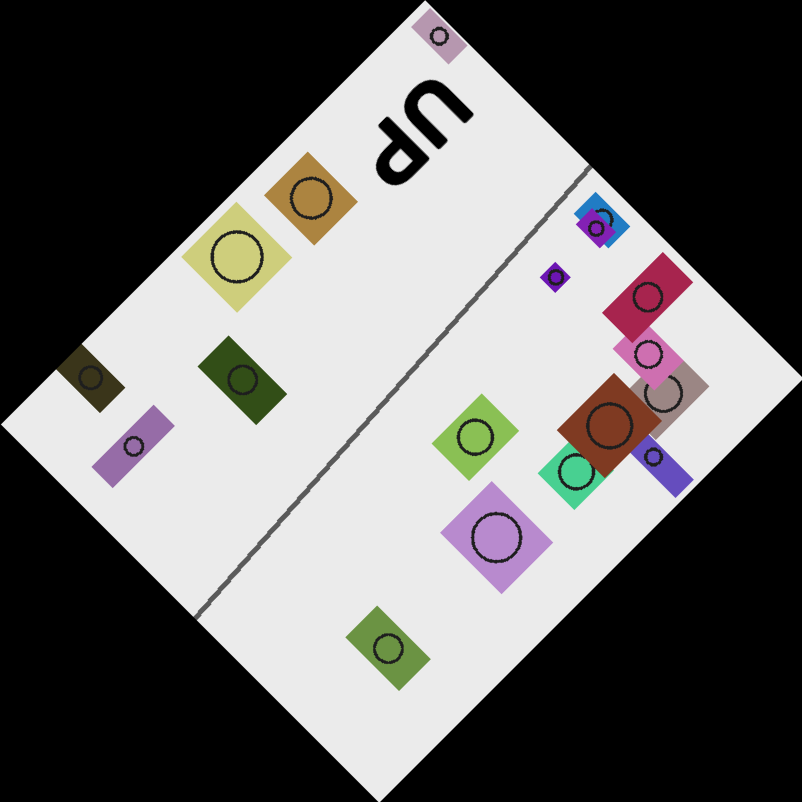
#> input picture acceptance/fixtures/rotate/synthetic_135.png, 802 x 802 px
$ python -i main.py   (imports and definitions only)
#> lines starting #> are read from the running program, lines starting #| are printed output that depends on the picture
#!/usr/bin/env python3
"""dsh-image-read 的 Python 桥：确定性几何读取。

契约（参数 / 返回 / 错误码）：见 INTERFACE.md §3。可调值：见 img.config.json。
"""
from __future__ import annotations

import json
import math
import os
import subprocess
import sys
import time
import uuid
from pathlib import Path


def err(code: str, message: str, **extra) -> dict:
    return {"ok": False, "error": {"code": code, "message": message, **extra}}


# [253 lines left out: functions sanitize, chart_read, _load_rgba, _slider_profile, captcha_slide, _load_gray and 1 more, not called in this run]


def _upright_projection(gray, step: int = 1):
    import cv2
    import numpy as np

    height, width = gray.shape
    factor = min(1.0, 512.0 / max(height, width))
    small = gray
    if factor < 1.0:
        small = cv2.resize(gray, None, fx=factor, fy=factor, interpolation=cv2.INTER_AREA)
    edges = cv2.Canny(small, 50, 150)
    best_score, best_theta = -1.0, 0
    scores = []
    for theta in range(0, 180, step):
        matrix = cv2.getRotationMatrix2D((small.shape[1] / 2.0, small.shape[0] / 2.0), theta, 1.0)
        rotated = cv2.warpAffine(
            edges, matrix, (small.shape[1], small.shape[0]), flags=cv2.INTER_NEAREST, borderValue=0
        )
        score = float(rotated.sum(axis=1).var() + rotated.sum(axis=0).var())
        scores.append(score)
        if score > best_score:
            best_score, best_theta = score, theta
    mean = float(np.mean(scores)) if scores else 0.0
    std = float(np.std(scores)) or 1.0
    return best_theta, (best_score - mean) / std


# [300 lines left out: functions captcha_rotate, captcha_curve, _to_gray, _rotate_image, img_ops, not called in this run]


OPS = {
    "chart_read": chart_read,
    "captcha_slide": captcha_slide,
    "captcha_rotate": captcha_rotate,
    "captcha_curve": captcha_curve,
    "img_ops": img_ops,
}


# [26 lines left out: function main, not called in this run]


# [2 lines not run here, left out]

>>> import cv2
>>> picture = cv2.imread('../acceptance/fixtures/rotate/synthetic_135.png', cv2.IMREAD_GRAYSCALE)
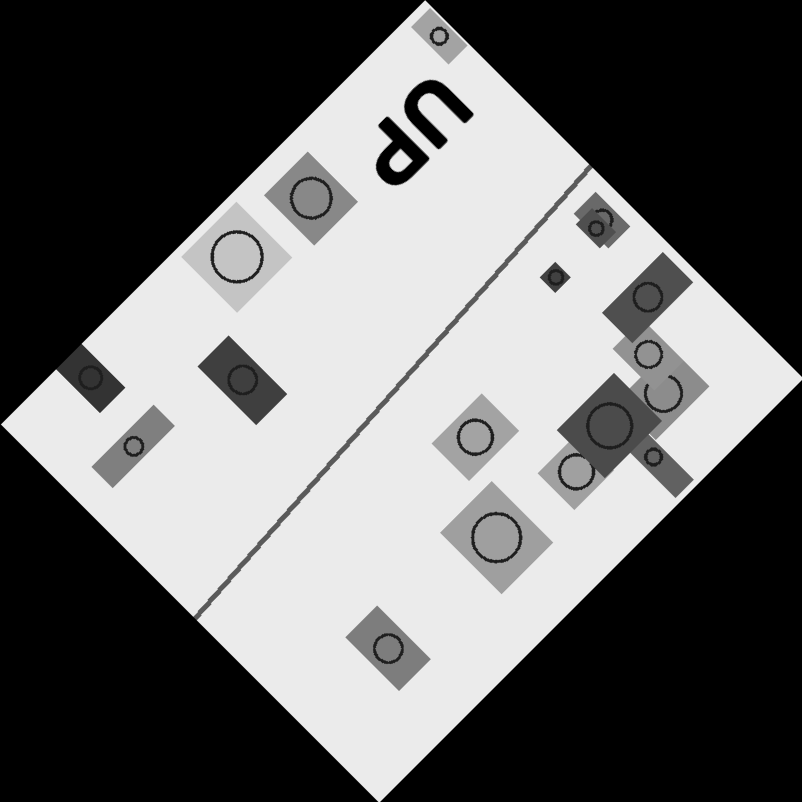
#> picture: shape (802, 802); min 0, max 235, mean 105.5
>>> result = _upright_projection(picture)
#> in _upright_projection, `edges = cv2.Canny(small, 50, 150)`:
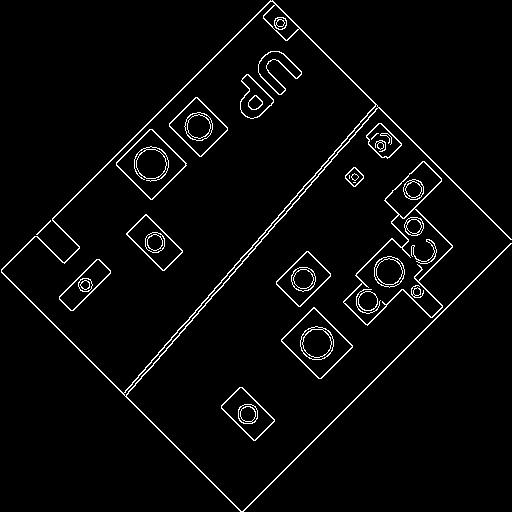
#> edges: shape (512, 512); 3.2% white in thin lines or dots
#> the loop in _upright_projection, `for theta in range(0, 180, step):` made 180 passes
#> (score, best_score) on passes 1, 2, 3, 4, 21, 22, 23, 25, 26, 27, 29, 31: (12770520.7, 12770520.7), (12926060.3, 12926060.3), (13053062.3, 13053062.3), (13053991, 13053991), (13159099, 13159099), (13546250.6, 13546250.6), (13634929.7, 13634929.7), (13804888.1, 13804888.1), (13931077.9, 13931077.9), (13991812.6, 13991812.6), (14425242.5, 14425242.5), (14943212, 14943212)
#> score on passes 5 to 10: 12942697.6, 12943306.8, 12858153.5, 12648249.5, 12501797.9, 12599068
#> pass 2, in _upright_projection, `rotated = cv2.warpAffine( edges, matrix, (small.shape[1], small.shape[..`:
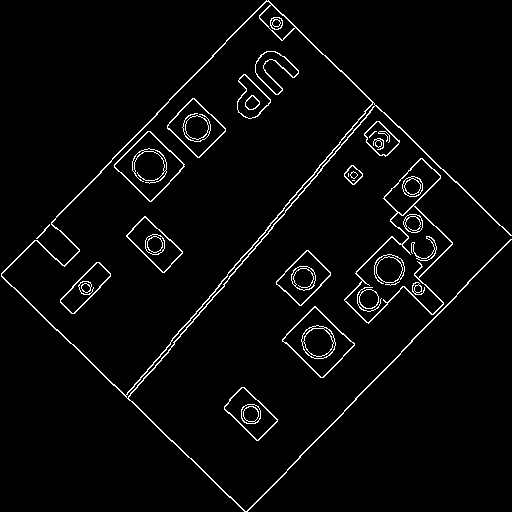
#> rotated: shape (512, 512); 3.2% white in thin lines or dots
#> pass 3, in _upright_projection, `rotated = cv2.warpAffine( edges, matrix, (small.shape[1], small.shape[..`:
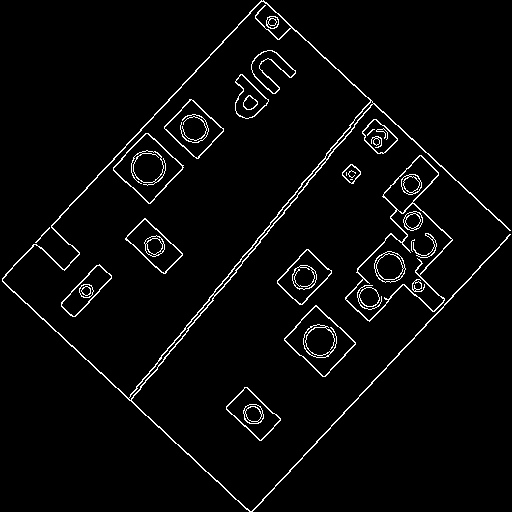
#> rotated: shape (512, 512); 3.2% white in thin lines or dots
#> after the loop in _upright_projection, `for theta in range(0, 180, step):`: best_score = 102154175.3; best_theta = 45; scores = 180 values, max 102154175.3 at index 45, min 12151558.3 at index 14, mean 18007827.2
#> in _upright_projection, `mean = float(np.mean(scores)) if scores else 0.0`: mean = 18007827.2
#> in _upright_projection, `std = float(np.std(scores)) or 1.0`: std = 11988489.2
#> result = (45, 7.02)

$ run again, on acceptance/fixtures/rotate/synthetic_225.png
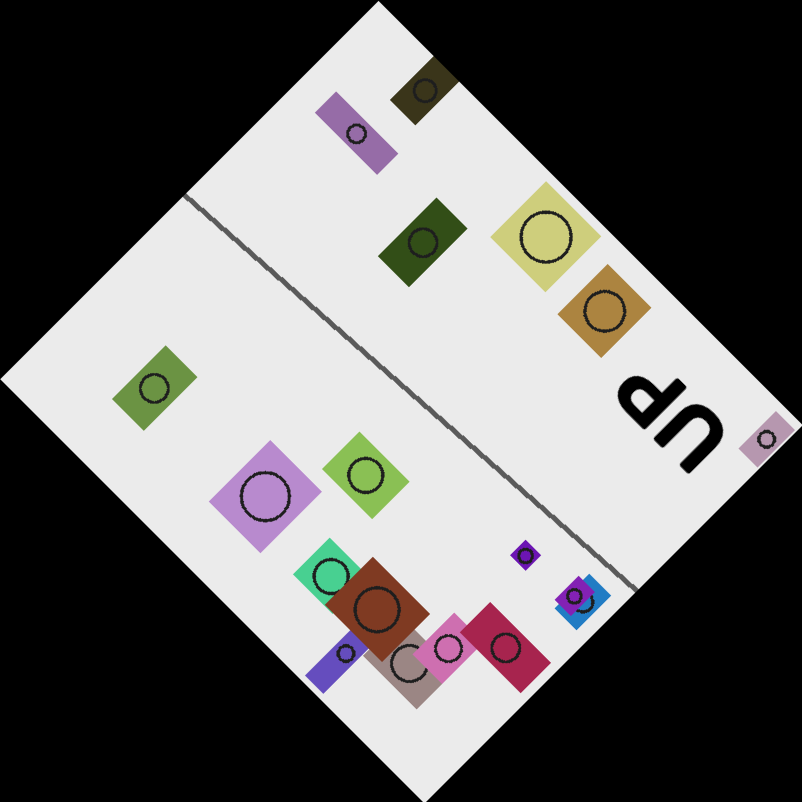
#> input picture acceptance/fixtures/rotate/synthetic_225.png, 802 x 802 px
#> in _upright_projection, `edges = cv2.Canny(small, 50, 150)`:
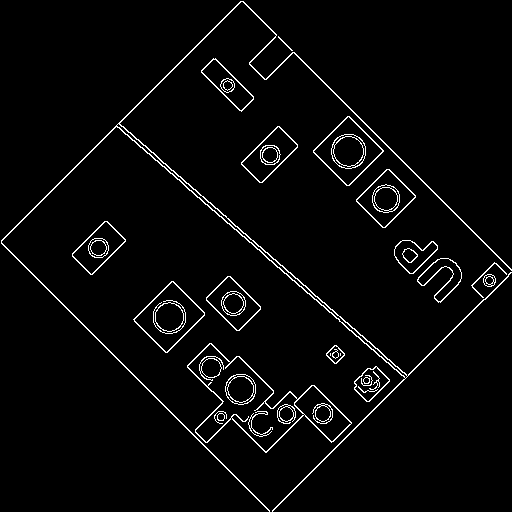
#> edges: shape (512, 512); 3.2% white in thin lines or dots
#> the loop in _upright_projection, `for theta in range(0, 180, step):` made 180 passes
#> (score, best_score) on passes 1, 2, 3, 4, 22, 23, 24, 25: (12862051.4, 12862051.4), (12962722.2, 12962722.2), (13126126.1, 13126126.1), (13151996.3, 13151996.3), (13363709.1, 13363709.1), (13489732.7, 13489732.7), (13621395.5, 13621395.5), (13834461.2, 13834461.2)
#> pass 3, in _upright_projection, `rotated = cv2.warpAffine( edges, matrix, (small.shape[1], small.shape[..`:
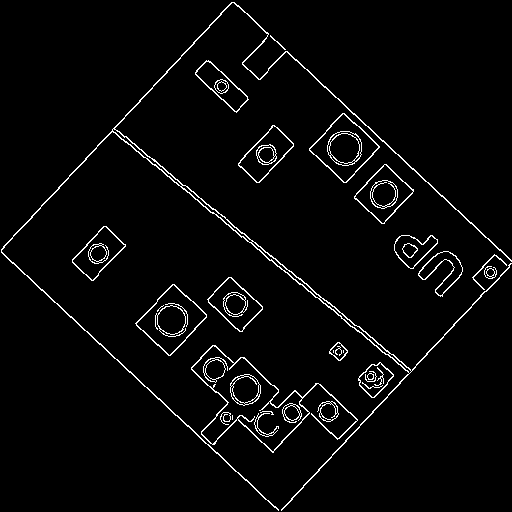
#> rotated: shape (512, 512); 3.2% white in thin lines or dots
#> after the loop in _upright_projection, `for theta in range(0, 180, step):`: best_score = 102520895.9; best_theta = 45; scores = 180 values, max 102520895.9 at index 45, min 12127853.1 at index 104, mean 18063002
#> mean = 18063002
#> std = 11983181.2
#> result = (45, 7.05)

$ run again, on acceptance/fixtures/rotate/synthetic_270.png
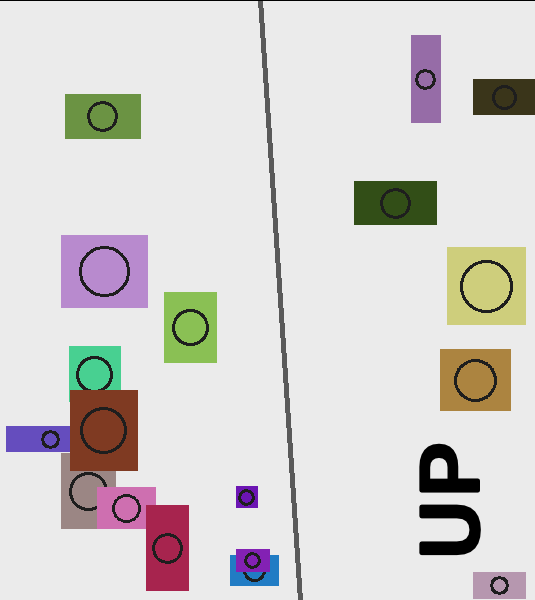
#> input picture acceptance/fixtures/rotate/synthetic_270.png, 535 x 600 px
#> in _upright_projection, `edges = cv2.Canny(small, 50, 150)`:
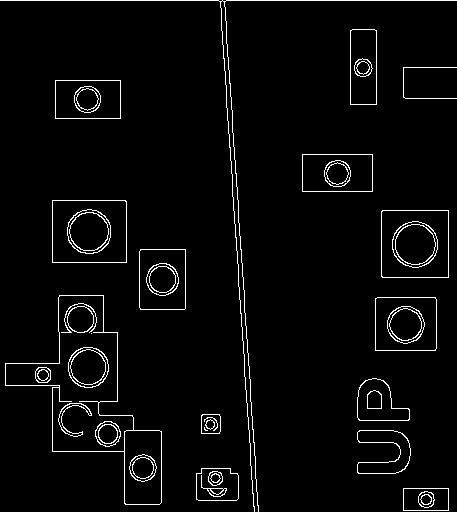
#> edges: shape (512, 457); 3.4% white in thin lines or dots
#> the loop in _upright_projection, `for theta in range(0, 180, step):` made 180 passes
#> (score, best_score, best_theta) on pass 1: (58177514.3, 58177514.3, 0)
#> pass 3, in _upright_projection, `rotated = cv2.warpAffine( edges, matrix, (small.shape[1], small.shape[..`:
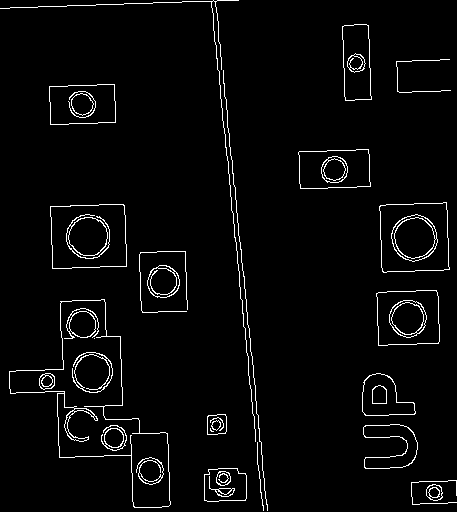
#> rotated: shape (512, 457); 3.3% white in thin lines or dots
#> after the loop in _upright_projection, `for theta in range(0, 180, step):`: best_score = 58177514.3; best_theta = 0; scores = 180 values, max 58177514.3 at index 0, min 6318627.6 at index 149, mean 10178415.2
#> mean = 10178415.2
#> std = 6686913.3
#> result = (0, 7.18)

$ run again, on acceptance/fixtures/rotate/synthetic_315.png
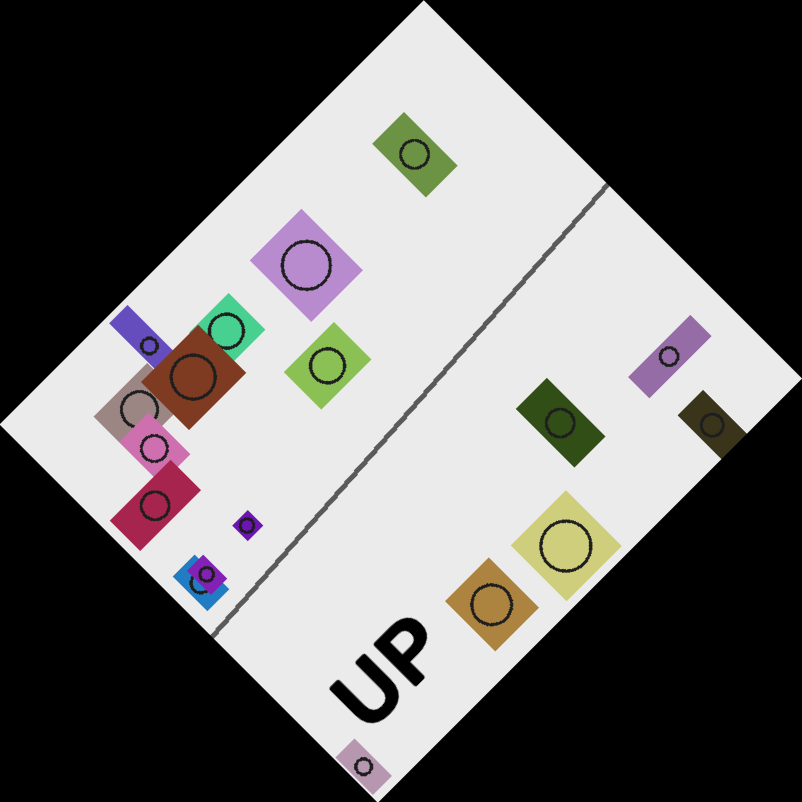
#> input picture acceptance/fixtures/rotate/synthetic_315.png, 802 x 802 px
#> in _upright_projection, `edges = cv2.Canny(small, 50, 150)`:
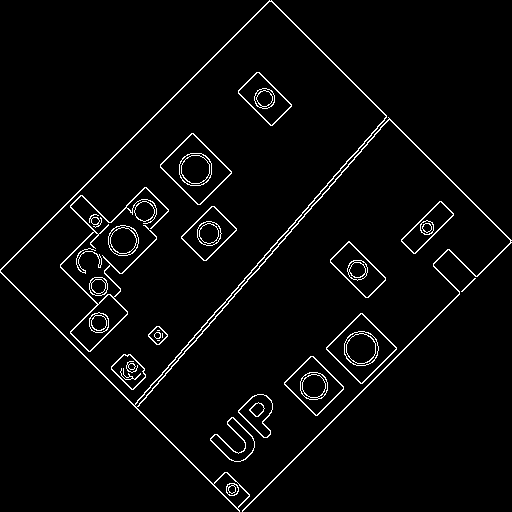
#> edges: shape (512, 512); 3.3% white in thin lines or dots
#> the loop in _upright_projection, `for theta in range(0, 180, step):` made 180 passes
#> (score, best_score) on passes 1, 2, 3, 4, 22, 23, 25, 26: (13062035.3, 13062035.3), (13180572.3, 13180572.3), (13285213.4, 13285213.4), (13295199.5, 13295199.5), (13423527, 13423527), (13750102.6, 13750102.6), (13814351.2, 13814351.2), (13918040.4, 13918040.4)
#> pass 3, in _upright_projection, `rotated = cv2.warpAffine( edges, matrix, (small.shape[1], small.shape[..`:
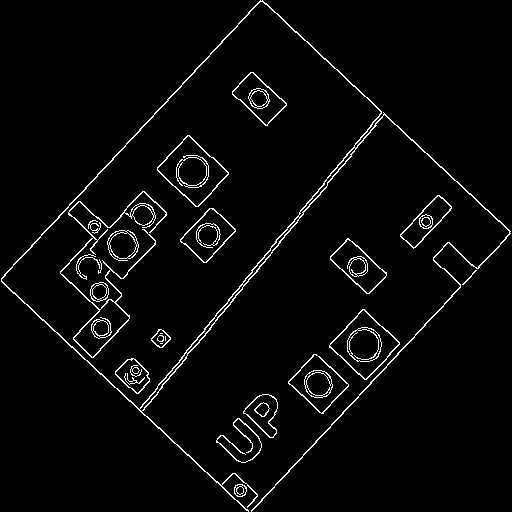
#> rotated: shape (512, 512); 3.3% white in thin lines or dots
#> after the loop in _upright_projection, `for theta in range(0, 180, step):`: best_score = 100848962.8; best_theta = 45; scores = 180 values, max 100848962.8 at index 45, min 12248068.4 at index 104, mean 18146509.4
#> mean = 18146509.4
#> std = 11883491
#> result = (45, 6.96)
